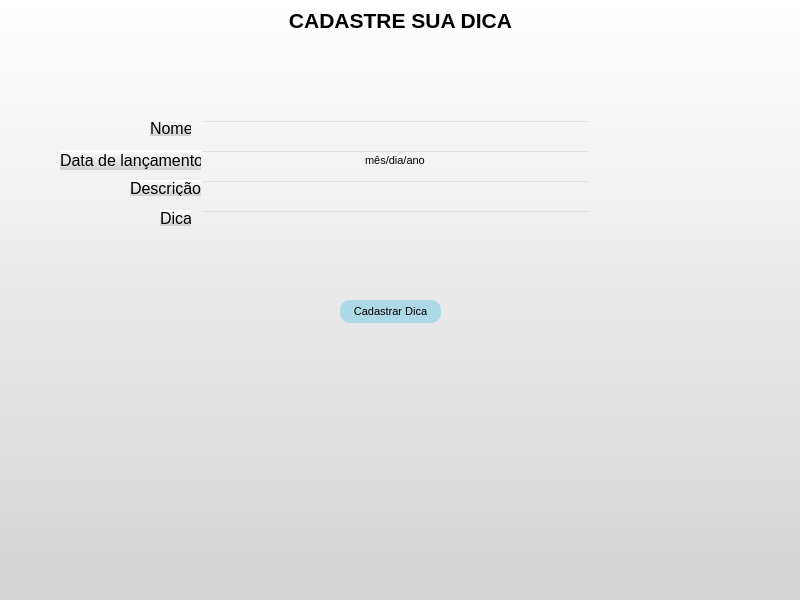
<?xml version="1.0" encoding="UTF-8"?>
<ui version="4.0">
 <class>MainWindow</class>
 <widget class="QMainWindow" name="MainWindow">
  <property name="geometry">
   <rect>
    <x>0</x>
    <y>0</y>
    <width>800</width>
    <height>600</height>
   </rect>
  </property>
  <property name="font">
   <font>
    <pointsize>16</pointsize>
    <weight>75</weight>
    <bold>true</bold>
   </font>
  </property>
  <property name="windowTitle">
   <string>MainWindow</string>
  </property>
  <property name="styleSheet">
   <string notr="true">background: qlineargradient(x1: 0, y1: 0, x2: 0, y2: 1, stop: 0 white, stop: 1 #D3D3D3);
</string>
  </property>
  <widget class="QWidget" name="centralwidget">
   <widget class="QLabel" name="label">
    <property name="geometry">
     <rect>
      <x>260</x>
      <y>10</y>
      <width>281</width>
      <height>20</height>
     </rect>
    </property>
    <property name="font">
     <font>
      <pointsize>16</pointsize>
      <weight>75</weight>
      <bold>true</bold>
     </font>
    </property>
    <property name="styleSheet">
     <string notr="true">color: black;
background-color: transparent;
border: none;
</string>
    </property>
    <property name="text">
     <string>CADASTRE SUA DICA</string>
    </property>
    <property name="alignment">
     <set>Qt::AlignCenter</set>
    </property>
   </widget>
   <widget class="QLabel" name="label_2">
    <property name="geometry">
     <rect>
      <x>150</x>
      <y>120</y>
      <width>41</width>
      <height>16</height>
     </rect>
    </property>
    <property name="font">
     <font>
      <pointsize>12</pointsize>
      <weight>50</weight>
      <bold>false</bold>
     </font>
    </property>
    <property name="text">
     <string>Nome</string>
    </property>
   </widget>
   <widget class="QLabel" name="label_3">
    <property name="geometry">
     <rect>
      <x>130</x>
      <y>180</y>
      <width>71</width>
      <height>16</height>
     </rect>
    </property>
    <property name="font">
     <font>
      <pointsize>12</pointsize>
      <weight>50</weight>
      <bold>false</bold>
     </font>
    </property>
    <property name="text">
     <string>Descrição</string>
    </property>
   </widget>
   <widget class="QLabel" name="label_4">
    <property name="geometry">
     <rect>
      <x>160</x>
      <y>210</y>
      <width>31</width>
      <height>16</height>
     </rect>
    </property>
    <property name="font">
     <font>
      <pointsize>12</pointsize>
      <weight>50</weight>
      <bold>false</bold>
     </font>
    </property>
    <property name="text">
     <string>Dica</string>
    </property>
   </widget>
   <widget class="QLabel" name="label_5">
    <property name="geometry">
     <rect>
      <x>60</x>
      <y>150</y>
      <width>141</width>
      <height>20</height>
     </rect>
    </property>
    <property name="font">
     <font>
      <pointsize>12</pointsize>
      <weight>50</weight>
      <bold>false</bold>
     </font>
    </property>
    <property name="text">
     <string>Data de lançamento</string>
    </property>
   </widget>
   <widget class="QPushButton" name="pushButton">
    <property name="geometry">
     <rect>
      <x>340</x>
      <y>300</y>
      <width>101</width>
      <height>23</height>
     </rect>
    </property>
    <property name="font">
     <font>
      <pointsize>8</pointsize>
      <weight>50</weight>
      <bold>false</bold>
     </font>
    </property>
    <property name="styleSheet">
     <string notr="true">QPushButton {
    background-color:  #add8e6;
    border-radius: 10px;
}

QPushButton:hover {
    background-color:#AABAF2 ;
}
</string>
    </property>
    <property name="text">
     <string>Cadastrar Dica</string>
    </property>
   </widget>
   <widget class="QLineEdit" name="lineEdit">
    <property name="geometry">
     <rect>
      <x>200</x>
      <y>120</y>
      <width>391</width>
      <height>20</height>
     </rect>
    </property>
    <property name="font">
     <font>
      <pointsize>8</pointsize>
      <weight>50</weight>
      <bold>false</bold>
     </font>
    </property>
    <property name="styleSheet">
     <string notr="true">color: black;
background-color: transparent;

</string>
    </property>
   </widget>
   <widget class="QLineEdit" name="lineEdit_2">
    <property name="geometry">
     <rect>
      <x>200</x>
      <y>150</y>
      <width>391</width>
      <height>20</height>
     </rect>
    </property>
    <property name="font">
     <font>
      <pointsize>8</pointsize>
      <weight>50</weight>
      <bold>false</bold>
     </font>
    </property>
    <property name="styleSheet">
     <string notr="true">color: black;
background-color: transparent;

</string>
    </property>
    <property name="text">
     <string>mês/dia/ano</string>
    </property>
    <property name="alignment">
     <set>Qt::AlignCenter</set>
    </property>
   </widget>
   <widget class="QLineEdit" name="lineEdit_3">
    <property name="geometry">
     <rect>
      <x>200</x>
      <y>180</y>
      <width>391</width>
      <height>20</height>
     </rect>
    </property>
    <property name="font">
     <font>
      <pointsize>8</pointsize>
      <weight>50</weight>
      <bold>false</bold>
     </font>
    </property>
    <property name="styleSheet">
     <string notr="true">color: black;
background-color: transparent;

</string>
    </property>
   </widget>
   <widget class="QLineEdit" name="lineEdit_4">
    <property name="geometry">
     <rect>
      <x>200</x>
      <y>210</y>
      <width>391</width>
      <height>20</height>
     </rect>
    </property>
    <property name="font">
     <font>
      <pointsize>8</pointsize>
      <weight>50</weight>
      <bold>false</bold>
     </font>
    </property>
    <property name="styleSheet">
     <string notr="true">color: black;
background-color: transparent;

</string>
    </property>
   </widget>
  </widget>
 </widget>
 <resources/>
 <connections/>
</ui>
